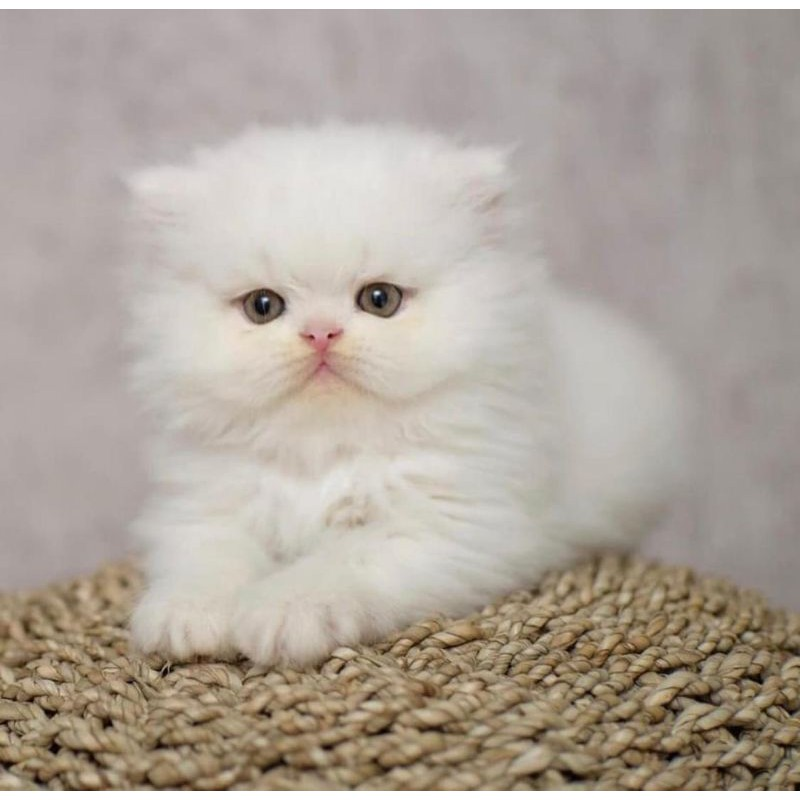
#> input picture image.jpeg, 800 x 800 px, found by its file name
$ python flipping-library.py
#> lines starting #> are read from the running program, lines starting #| are printed output that depends on the picture
# importing PIL Module
from PIL import Image

# open the original image
original_img = Image.open("image.jpeg")
#> original_img is the input picture: PIL image 800x800 RGB; mean R, G, B 175.1, 165.3, 155.5

# Flip the original image vertically
vertical_img = original_img.transpose(method=Image.FLIP_TOP_BOTTOM)
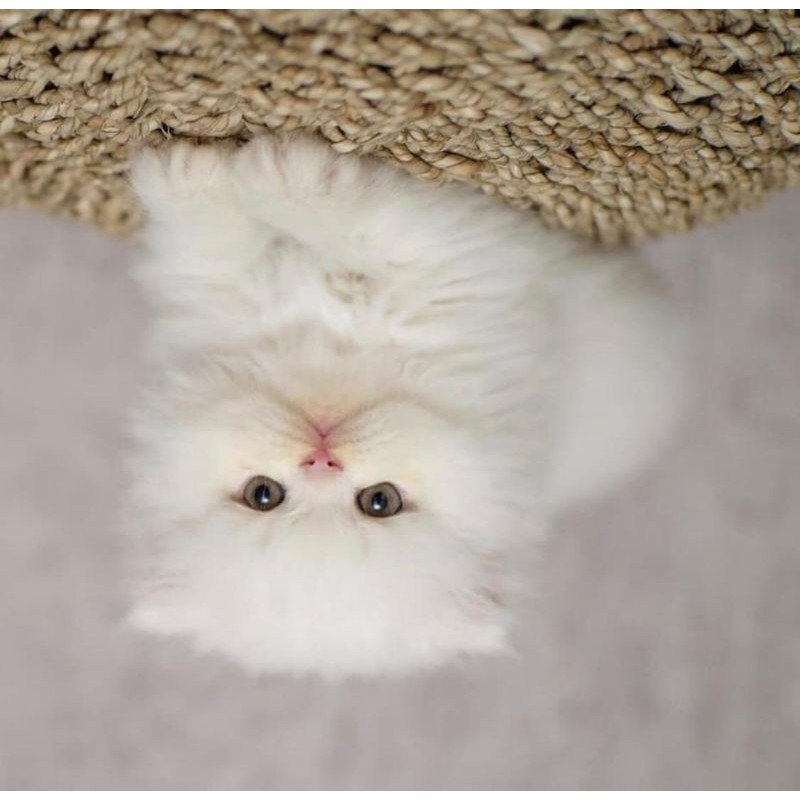
#> vertical_img: PIL image 800x800 RGB; mean R, G, B 175.1, 165.3, 155.5
vertical_img.save("output/vertical.png")

# Flip the original image horizontally
horz_img = original_img.transpose(method=Image.FLIP_LEFT_RIGHT)
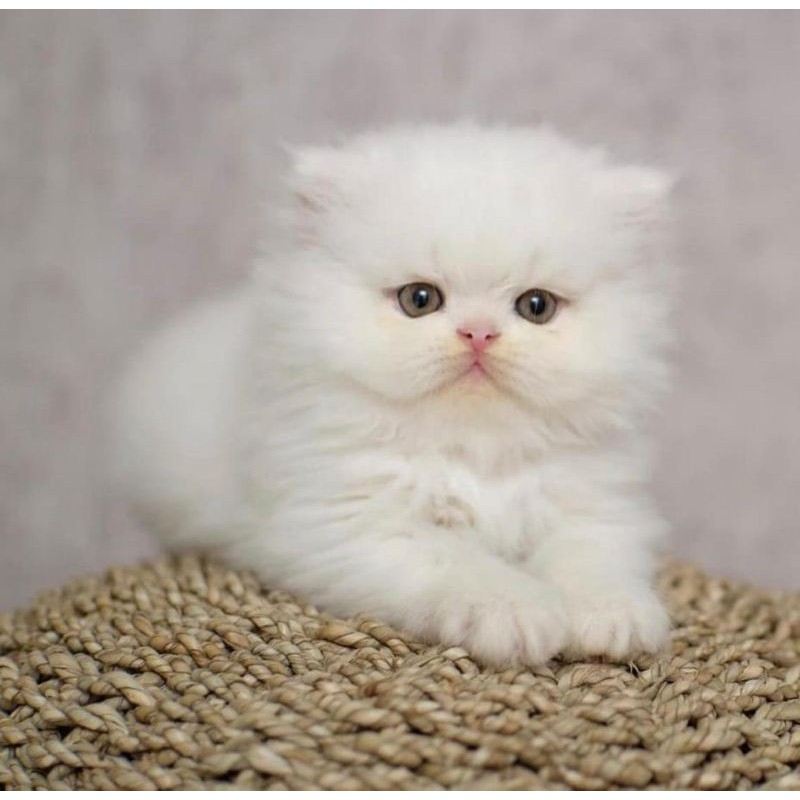
#> horz_img: PIL image 800x800 RGB; mean R, G, B 175.1, 165.3, 155.5
horz_img.save("output/horizontal.png")

# close all our files object
original_img.close()
vertical_img.close()
